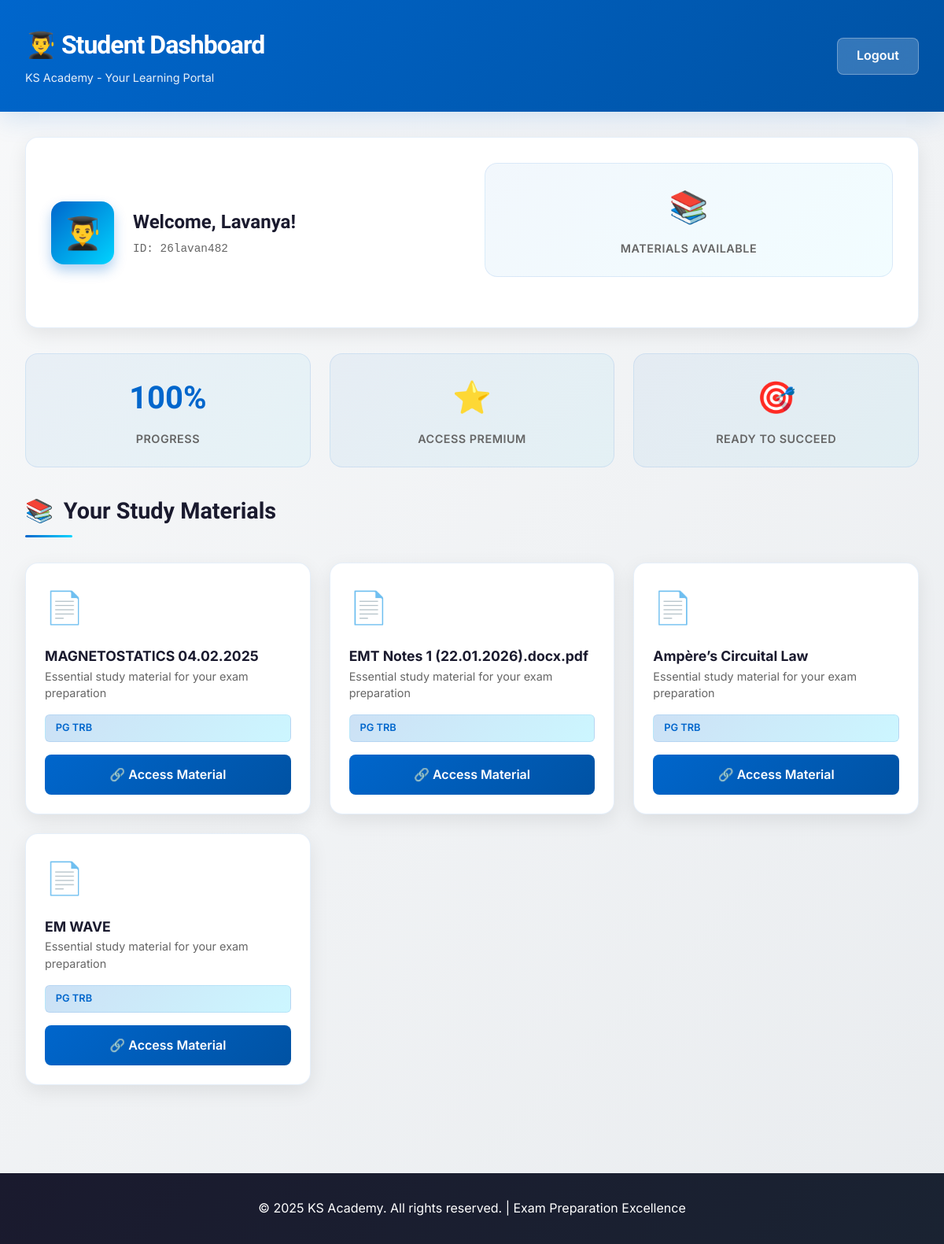
Before: /student (signed in) with the older database file.
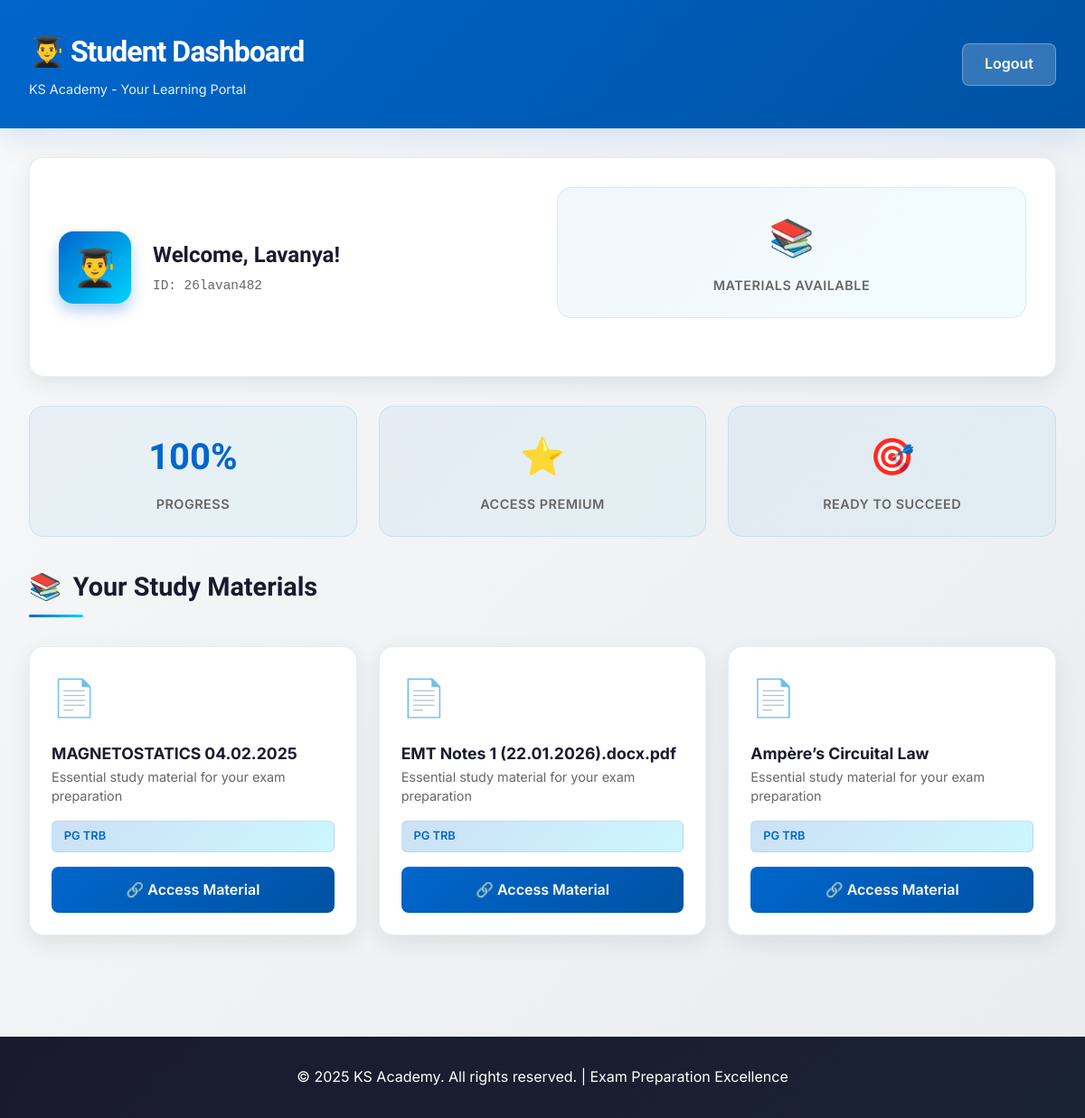
After: the same page with the newer database file.
### tables this page shows
CREATE TABLE students (
        id INTEGER PRIMARY KEY AUTOINCREMENT,
        name TEXT NOT NULL,
        userid TEXT NOT NULL UNIQUE,
        password TEXT NOT NULL,
        category TEXT NOT NULL
    );

CREATE TABLE materials (
        id INTEGER PRIMARY KEY AUTOINCREMENT,
        title TEXT NOT NULL,
        link TEXT NOT NULL,
        category TEXT NOT NULL
    );

### app.py (the view)
@app.route('/student')
def student():
    if not session.get('user') or session['user'] == 'admin':
        return redirect('/login')
    with get_db() as con:
        cur = con.cursor()
        cur.execute("SELECT name, category FROM students WHERE userid = ?", (session['user'],))
        student_data = cur.fetchone()
        if student_data:
            materials = con.execute("SELECT * FROM materials WHERE category = ?", (student_data[1],)).fetchall()
        else:
            materials = []
    return render_template("student.html",
                           student_name=student_data[0] if student_data else '',
                           userid=session.get('user'),
                           materials=materials)

### app.py (called while the page is built)
def get_db():
    conn = sqlite3.connect('data.db', check_same_thread=False)
    return conn

### templates/student.html (shortened to what this page needs)
<!DOCTYPE html>
<html lang="en">
<head>
</head>
<body>
    <header>
        <div class="header-container">
            <div class="header-content">
                <h1>👨‍🎓 Student Dashboard</h1>
                <p class="header-subtitle">KS Academy - Your Learning Portal</p>
            </div>
            <a href="{{ url_for('logout') }}" class="logout-btn">Logout</a>
        </div>
    </header>
    <div class="container">
        <section class="profile-section">
            <div class="profile-content">
                <div class="profile-avatar">👨‍🎓</div>
                <div class="profile-info">
                    <h2>Welcome, {{ student_name }}!</h2>
                    <p class="profile-id">ID: {{ userid }}</p>
                </div>
            </div>
            <div class="stats-grid">
                <div class="stat-card">
                    <div class="stat-value">📚</div>
                    <div class="stat-label">Materials Available</div>
                </div>
            </div>
        </section>
        <div class="stats-grid">
            <div class="stat-card">
                <div class="stat-value">100%</div>
                <div class="stat-label">Progress</div>
            </div>
            <div class="stat-card">
                <div class="stat-value">⭐</div>
                <div class="stat-label">Access Premium</div>
            </div>
            <div class="stat-card">
                <div class="stat-value">🎯</div>
                <div class="stat-label">Ready to Succeed</div>
            </div>
        </div>
        <section>
            <div class="section-header">
                <h3>
                    <span>📚</span>
                    Your Study Materials
                </h3>
                <div class="section-underline"></div>
            </div>
            {% if materials %}
            <div class="materials-grid">
                {% for mat in materials %}
                <div class="material-card">
                    <div class="material-icon">📄</div>
                    <div>
                        <h4 class="material-title">{{ mat[1] }}</h4>
                        <p class="material-description">Essential study material for your exam preparation</p>
                    </div>
                    <div class="material-category">{{ mat[3] if mat|length > 3 else 'Study Material' }}</div>
                    <a href="{{ mat[2] }}" target="_blank" class="material-link">
                        🔗 Access Material
                    </a>
                </div>
                {% endfor %}
            </div>
            {% else %}
            <div class="empty-state">
                <div class="empty-state-icon">📭</div>
                <h4>No Materials Yet</h4>
                <p>Your study materials will appear here. Check back soon!</p>
            </div>
            {% endif %}
        </section>
    </div>
    <footer>
        <p>&copy; 2025 KS Academy. All rights reserved. | Exam Preparation Excellence</p>
    </footer>
</body>
</html>

### templates/student.html (style rules this page uses)
:root { --primary: #0066cc; --primary-dark: #0052a3; --secondary: #ff6b35; --accent: #00d4ff; --success: #2ecc71; --text-dark: #1a1a2e; --text-light: #f5f5f5; --bg-light: #f8f9fa; --border-color: rgba(0, 102, 204, 0.1); }
* { margin: 0; padding: 0; box-sizing: border-box; }
html { scroll-behavior: smooth; }
body { font-family: 'Inter', -apple-system, BlinkMacSystemFont, 'Segoe UI', sans-serif; background: linear-gradient(135deg, var(--bg-light) 0%, #e9ecef 100%); color: var(--text-dark); line-height: 1.6; }
header { background: linear-gradient(135deg, var(--primary) 0%, var(--primary-dark) 100%); color: white; padding: 2rem; box-shadow: 0 8px 32px rgba(0, 102, 204, 0.15); animation: slideInDown 0.6s ease-out; }
.header-container { max-width: 1200px; margin: 0 auto; display: flex; justify-content: space-between; align-items: center; }
.header-content h1 { font-family: 'Clash Display', sans-serif; font-size: 2rem; font-weight: 700; letter-spacing: -1px; margin-bottom: 0.25rem; }
.header-subtitle { font-size: 0.9rem; opacity: 0.9; }
.logout-btn { background: rgba(255, 255, 255, 0.2); color: white; padding: 0.6rem 1.5rem; border: 1px solid rgba(255, 255, 255, 0.3); border-radius: 8px; text-decoration: none; font-weight: 600; transition: all 0.3s ease; backdrop-filter: blur(10px); }
.container { max-width: 1200px; margin: 0 auto; padding: 2rem; }
.profile-section { background: white; padding: 2rem; border-radius: 16px; box-shadow: 0 8px 24px rgba(0, 0, 0, 0.08); margin-bottom: 2rem; animation: slideInUp 0.6s ease-out; border: 1px solid var(--border-color); display: grid; grid-template-columns: 1fr 1fr; gap: 2rem; align-items: center; }
.profile-content { display: flex; align-items: center; gap: 1.5rem; }
.profile-avatar { width: 80px; height: 80px; background: linear-gradient(135deg, var(--primary), var(--accent)); border-radius: 16px; display: flex; align-items: center; justify-content: center; font-size: 2.5rem; box-shadow: 0 8px 16px rgba(0, 102, 204, 0.3); }
.profile-info h2 { font-family: 'Clash Display', sans-serif; font-size: 1.5rem; margin-bottom: 0.25rem; }
.profile-id { color: #666; font-size: 0.9rem; font-family: 'Space Mono', monospace; }
.stats-grid { display: grid; grid-template-columns: repeat(auto-fit, minmax(200px, 1fr)); gap: 1.5rem; margin-bottom: 2rem; }
.stat-card { background: linear-gradient(135deg, rgba(0, 102, 204, 0.05), rgba(0, 212, 255, 0.05)); padding: 1.5rem; border-radius: 16px; border: 1px solid var(--border-color); text-align: center; transition: all 0.3s ease; animation: scaleIn 0.6s ease-out; }
.stat-value { font-family: 'Clash Display', sans-serif; font-size: 2.5rem; font-weight: 700; color: var(--primary); margin-bottom: 0.5rem; }
.stat-label { color: #666; font-size: 0.9rem; font-weight: 600; text-transform: uppercase; letter-spacing: 0.5px; }
.section-header { margin-bottom: 2rem; }
.section-header h3 { font-family: 'Clash Display', sans-serif; font-size: 1.8rem; color: var(--text-dark); display: flex; align-items: center; gap: 0.8rem; margin-bottom: 0.5rem; }
.section-underline { width: 60px; height: 3px; background: linear-gradient(90deg, var(--primary), var(--accent)); border-radius: 2px; }
.materials-grid { display: grid; grid-template-columns: repeat(auto-fill, minmax(300px, 1fr)); gap: 1.5rem; margin-bottom: 2rem; }
.material-card { background: white; border-radius: 16px; padding: 1.5rem; box-shadow: 0 8px 24px rgba(0, 0, 0, 0.08); border: 1px solid var(--border-color); transition: all 0.3s ease; animation: slideInUp 0.6s ease-out; display: flex; flex-direction: column; gap: 1rem; }
.material-icon { font-size: 2.5rem; }
.material-title { font-weight: 700; font-size: 1.1rem; color: var(--text-dark); }
.material-description { color: #666; font-size: 0.9rem; line-height: 1.5; }
.material-category { display: inline-block; background: linear-gradient(135deg, rgba(0, 102, 204, 0.2), rgba(0, 212, 255, 0.2)); color: var(--primary); padding: 0.4rem 0.8rem; border-radius: 6px; font-size: 0.8rem; font-weight: 600; border: 1px solid var(--border-color); }
.material-link { background: linear-gradient(135deg, var(--primary), var(--primary-dark)); color: white; padding: 0.8rem 1rem; border-radius: 8px; text-decoration: none; font-weight: 600; text-align: center; transition: all 0.3s ease; display: block; }
footer { background: linear-gradient(135deg, var(--text-dark) 0%, #1a2332 100%); color: white; text-align: center; padding: 2rem; margin-top: 3rem; }
footer p { margin: 0; }

Changed rows visible on the page:
removed materials: title "EM WAVE", category "PG TRB"
